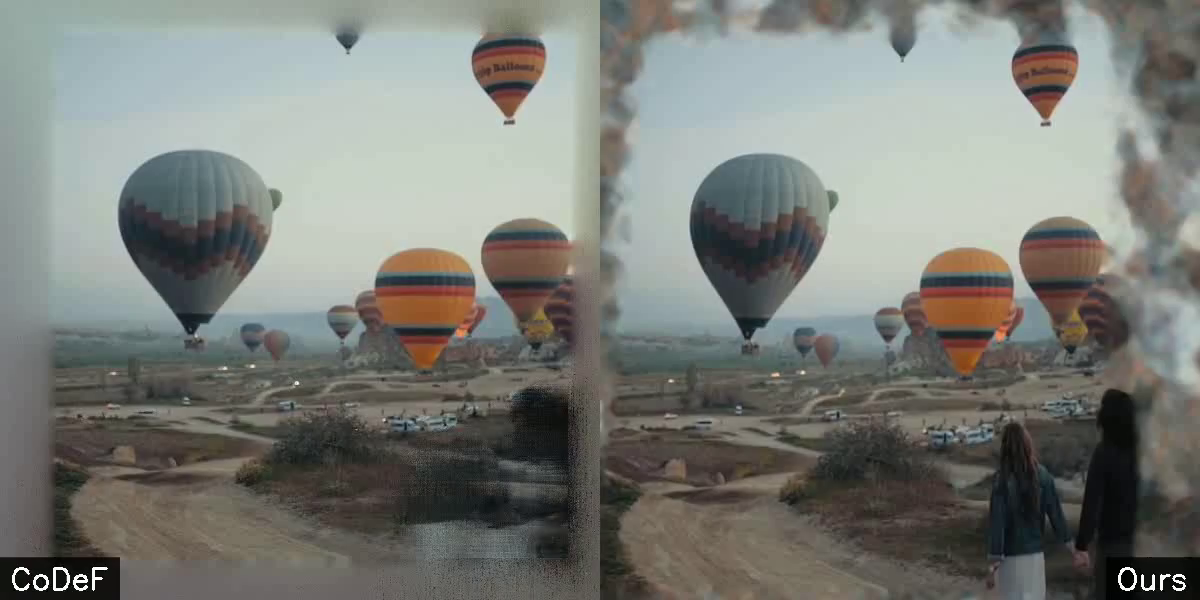
#> input picture frame 0 of videos/dynamic_hot-air-ballon_codef_vs_ours_canonical.mp4, 1200 x 600 px, given in place of bear_no_schedule.mp4, which was not available
$ python parse_videos.py
#> lines starting #> are read from the running program, lines starting #| are printed output that depends on the picture; after the words box and inside, x2 and y2 are one past the last pixel; in counts of white or black regions, pixels touching at a corner belong together; pictures that were not available may be replaced by others from this repository, and a replacement may not be noted
import cv2, os, glob
import numpy as np


def draw_text(img, text,
          font=cv2.FONT_HERSHEY_SIMPLEX,
          font_scale=1,
          font_thickness=2,
          text_color=(255, 255, 255),
          text_color_bg=(0, 0, 0),
          height=-1,
          width=-1,
          align='right'
          ):

    pad = 10
    img_copy = np.copy(img)
    text_size, _ = cv2.getTextSize(text, font, font_scale, font_thickness)
    text_w, text_h = text_size

    if align is 'right':
        x = width - text_w-1
        y = height - text_h-1
        pos = (x, y)
        cv2.rectangle(img_copy, (x-2*pad, y-2*pad), (x + text_w + 2*pad, y + text_h + 2*pad), text_color_bg, -1)
        img = (np.round(img.astype(np.float32)*0.2 + img_copy.astype(np.float32)*0.8)).astype(np.uint8)
        cv2.putText(img, text, (x - pad, y + text_h + font_scale - 1 - pad), font, font_scale, text_color, font_thickness)
    elif align is 'center':
        x = (width - text_w-1) //2
        y = height - text_h-1
        pos = (x, y)
        cv2.rectangle(img_copy, (x-pad, y-2*pad), (x + text_w + 2*pad, y + text_h + 2*pad), text_color_bg, -1)
        img = (np.round(img.astype(np.float32)*0.2 + img_copy.astype(np.float32)*0.8)).astype(np.uint8)
        cv2.putText(img, text, (x, y + text_h + font_scale - 1 - pad), font, font_scale, text_color, font_thickness)
    elif align is 'left':
        x = 0
        y = height - text_h-1
        pos = (x, y)
        cv2.rectangle(img_copy, (x, y-2*pad), (x + text_w + 2*pad, y + text_h + 2*pad), text_color_bg, -1)
        img = (np.round(img.astype(np.float32)*0.2 + img_copy.astype(np.float32)*0.8)).astype(np.uint8)
        cv2.putText(img, text, (x + pad, y + text_h + font_scale - 1 - pad), font, font_scale, text_color, font_thickness)

    return text_size, img


fps = 30.0
min_iter = 1
max_iter = 12
min_time = 0
# max_time = 1222
# video_name = 'bear_with_schedule'
max_time = 17332
video_name = 'bear_no_schedule'

cap_ours = cv2.VideoCapture(video_name+'.mp4')

# Define the codec and create VideoWriter object
counter = 0
while cap_ours.isOpened():
    ret_ours, frame_ours = cap_ours.read()
#> frame_ours is the input picture: shape (600, 1200, 3); mean B, G, R 119.2, 124.6, 122.2
    if not ret_ours:
        print("Can't receive frame (stream end?). Exiting ...")
        break
    counter+=1

cap_ours.release()
cv2.destroyAllWindows()

total_frames = counter

print(total_frames)

# Define the codec and create VideoWriter object
cap_ours = cv2.VideoCapture(video_name+'.mp4')
fourcc = cv2.VideoWriter_fourcc(*'XVID')
out = cv2.VideoWriter(video_name+'_time.avi', fourcc, fps, (512,  288))
counter = 0
while cap_ours.isOpened():
    ret_ours, frame_ours = cap_ours.read()
    if not ret_ours:
        print("Can't receive frame (stream end?). Exiting ...")
        break

    iter = int(np.round(min_iter + (max_iter - min_iter) * counter / total_frames))
    time = int(np.round(min_time + (max_time - min_time) * counter / total_frames))
    time_h = time // 3600
    time_m = (time % 3600) // 60
    time_s = time % 60

    if time_h != 0:
        show_time = str(time_h)+'h '+str(time_m).zfill(2)+'m'
    else:
        show_time = str(time_m)+'m '+str(time_s).zfill(2)+'s'


    frame_ours = cv2.resize(frame_ours, (512, 288), interpolation=cv2.INTER_AREA)
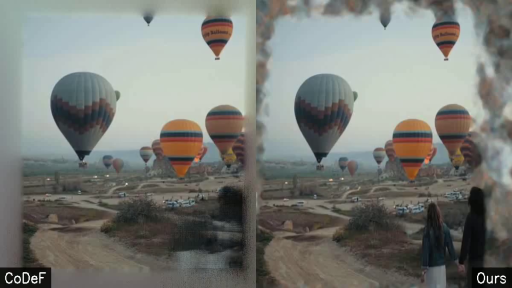
#> frame_ours: shape (288, 512, 3); mean B, G, R 119.2, 124.6, 122.2

    # edit here
    _, frame_ours = draw_text(frame_ours, "Step: "+str(iter)+"k", height=288, width=512, align='left')
#> in draw_text, `cv2.rectangle(img_copy, (x, y-2*pad), (x + text_w + 2*pad, y + text_h ..`:
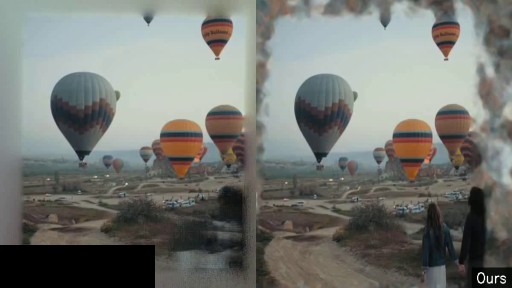
#> img_copy: shape (288, 512, 3); 4.52% of pixels changed, all inside (x1, y1, x2, y2) = (0, 245, 155, 288)
#> in draw_text, `img = (np.round(img.astype(np.float32)*0.2 + img_copy.astype(np.float3..`:
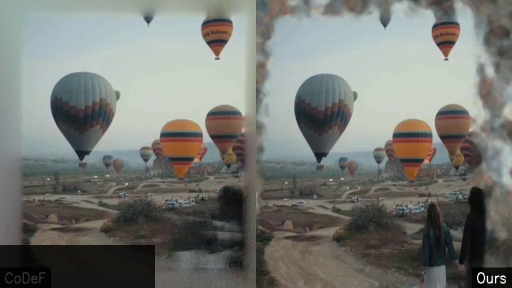
#> img: shape (288, 512, 3); mean B, G, R 116.2, 121.3, 118.8
#> in draw_text, `cv2.putText(img, text, (x + pad, y + text_h + font_scale - 1 - pad), f..`:
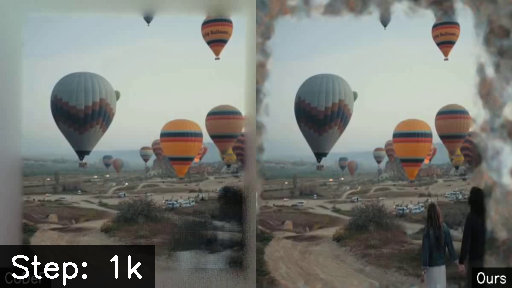
#> img: shape (288, 512, 3); 0.57% of pixels changed, all inside (x1, y1, x2, y2) = (12, 255, 142, 286)
    _, frame_ours = draw_text(frame_ours, "Elapsed: "+show_time, height=288, width=512, align='right')
#> call 2 of draw_text, with text = 'Elapsed: 0m 00s', font = 0, font_scale = 1, font_thickness = 2, text_color = (255, 255, 255), text_color_bg = (0, 0, 0), height = 288, width = 512
#> in draw_text (call 2), `cv2.rectangle(img_copy, (x-2*pad, y-2*pad), (x + text_w + 2*pad, y + t..`:
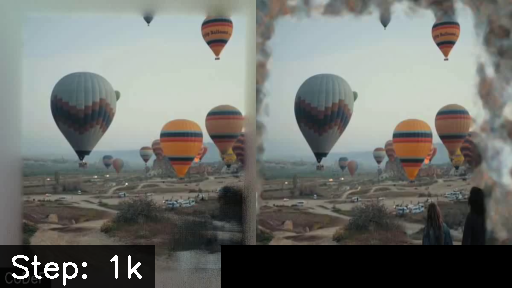
#> img_copy: shape (288, 512, 3); 8.49% of pixels changed, all inside (x1, y1, x2, y2) = (221, 245, 512, 288)
#> in draw_text (call 2), `img = (np.round(img.astype(np.float32)*0.2 + img_copy.astype(np.float3..`:
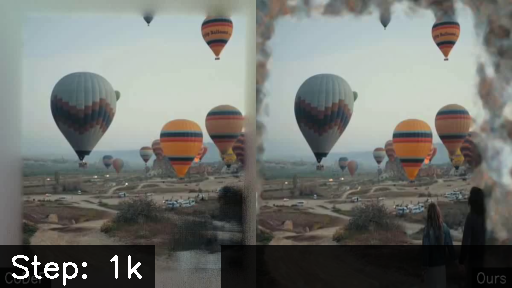
#> img: shape (288, 512, 3); mean B, G, R 113.1, 117.8, 115
#> in draw_text (call 2), `cv2.putText(img, text, (x - pad, y + text_h + font_scale - 1 - pad), f..`:
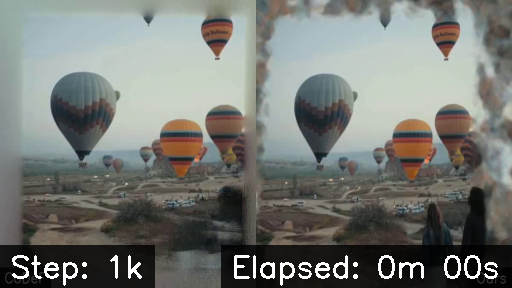
#> img: shape (288, 512, 3); 1.23% of pixels changed, all inside (x1, y1, x2, y2) = (234, 255, 498, 286)

    out.write(frame_ours)
    counter+=1

cap_ours.release()
out.release()
cv2.destroyAllWindows()

os.system('ffmpeg -y -i '+video_name+'_time.avi -c:v libx264 -preset veryslow -crf 23 -pix_fmt yuv420p '+video_name+'_time.mp4')
